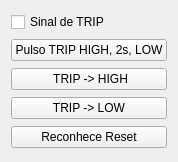
  <widget class="QWidget" name="layoutWidget_14">
   <property name="geometry">
    <rect>
     <x>600</x>
     <y>294</y>
     <width>167</width>
     <height>162</height>
    </rect>
   </property>
   <layout class="QVBoxLayout" name="verticalLayout_ug1">
    <item>
     <widget class="QCheckBox" name="checkBox_sinal_trip_ug1">
      <property name="text">
       <string>Sinal de TRIP</string>
      </property>
     </widget>
    </item>
    <item>
     <widget class="QPushButton" name="pushButton_pulso_trip_ug1">
      <property name="styleSheet">
       <string notr="true">background-color: rgb(241, 241, 241);</string>
      </property>
      <property name="text">
       <string>Pulso TRIP HIGH, 2s, LOW</string>
      </property>
     </widget>
    </item>
    <item>
     <widget class="QPushButton" name="pushButton_set_trip_high_ug1">
      <property name="styleSheet">
       <string notr="true">background-color: rgb(241, 241, 241);</string>
      </property>
      <property name="text">
       <string> TRIP -&gt; HIGH</string>
      </property>
     </widget>
    </item>
    <item>
     <widget class="QPushButton" name="pushButton_set_trip_low_ug1">
      <property name="styleSheet">
       <string notr="true">background-color: rgb(241, 241, 241);</string>
      </property>
      <property name="text">
       <string>TRIP -&gt; LOW</string>
      </property>
     </widget>
    </item>
    <item>
     <widget class="QPushButton" name="pushButton_reconhece_reset_ug1">
      <property name="styleSheet">
       <string notr="true">background-color: rgb(241, 241, 241);</string>
      </property>
      <property name="text">
       <string>Reconhece Reset</string>
      </property>
     </widget>
    </item>
   </layout>
   <zorder>checkBox_sinal_trip_ug1</zorder>
   <zorder>pushButton_pulso_trip_ug1</zorder>
   <zorder>pushButton_reconhece_reset_ug1</zorder>
   <zorder>pushButton_set_trip_high_ug1</zorder>
   <zorder>pushButton_set_trip_low_ug1</zorder>
  </widget>
